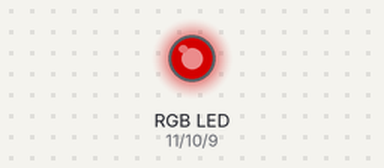
Simulated run of this sketch. Board: Arduino Uno, built with avr-gcc and run on an emulated ATmega328P. On the bench: an RGB LED mixed from three pins (HIGH = lit). Dim RGB values are drawn brighter than linear.

Above: at 0.05 s.
At 0.75 s:
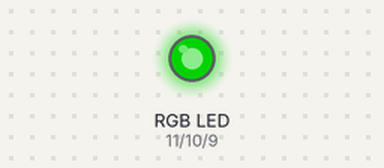
At 1.5 s:
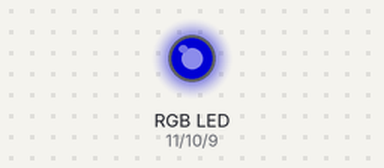
At 1.85 s:
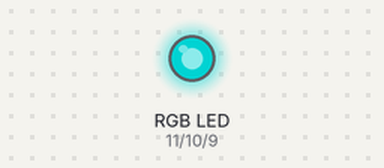
At 2.25 s:
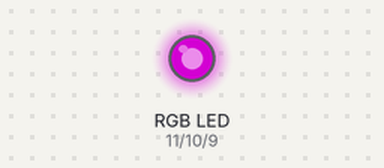
At 3.0 s:
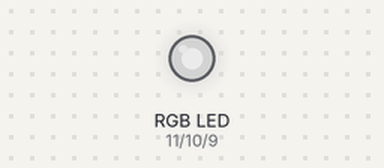
Timing chart, 0 to 6.9 s (numbered marks = the images above):
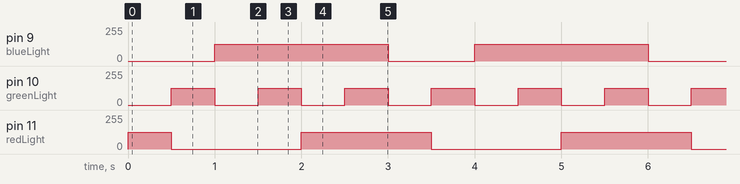

The sketch:

Day.8.ino
```cpp
//varables
int blueLight = 9;
int greenLight = 10;
int redLight = 11;

void RGB_color(int red_value, int green_value, int blue_value){
  analogWrite(blueLight, blue_value);
  analogWrite(greenLight, green_value);
  analogWrite(redLight, red_value);
  delay(500);

}

void setup() {
  pinMode(blueLight, OUTPUT);
  pinMode(greenLight, OUTPUT);
  pinMode(redLight, OUTPUT);

}

void loop() {
  RGB_color(125, 0, 0); // Red
  RGB_color(0, 125, 0); // Green
  RGB_color(0, 0, 125); // Blue
  RGB_color(0, 125, 125); // yellow
  RGB_color(125, 0, 125); // purple
  RGB_color(125, 125, 125); // white

}
```

Measured:
- by itself, pin 9 (blueLight): alternates 125/255 for 2.0 s and 0/255 for 1.0 s
- by itself, pin 10 (greenLight): alternates 125/255 for 0.50 s and 0/255 for 0.50 s
- by itself, pin 11 (redLight): repeats every 3.0 s: 0/255 1.5 s, 125/255 1.5 s
